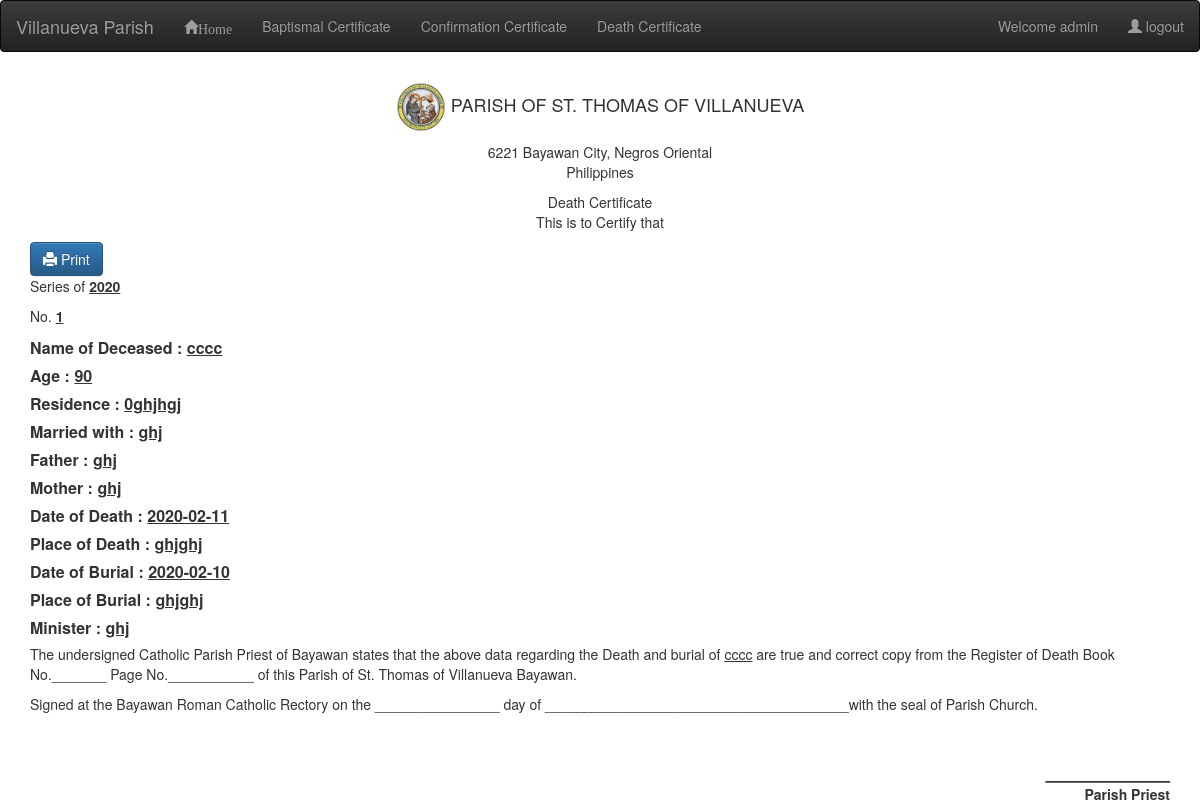
Page /production/view_death.php?id=1 (signed in) on the committed database.
### tables this page shows
CREATE TABLE `death` (
  `id` int(10) NOT NULL,
  `series` varchar(255) NOT NULL,
  `record_no` int(10) NOT NULL,
  `name_of_deceased` varchar(255) NOT NULL,
  `age` varchar(255) NOT NULL,
  `residence` text NOT NULL,
  `married_with` varchar(255) NOT NULL,
  `father` varchar(255) NOT NULL,
  `mother` varchar(255) NOT NULL,
  `date_of_death` date NOT NULL,
  `place_of_death` text NOT NULL,
  `date_of_burial` date NOT NULL,
  `place_of_burial` text NOT NULL,
  `minister` varchar(255) NOT NULL
);

### class/DbFunctions.php (called while the page is built, shortened)
<?php
class DbFunctions{
    private $conn;
    function __construct()
    {
        require_once 'DbConfig.php';
        $database = new DbConfig();
        $this->conn = $database->DB_CONNECT();
    }
    public function get_single_death($id){
        $SQL = "SELECT * FROM death WHERE id = ?";
        $stmt = $this->conn->prepare($SQL);
        $stmt->execute(array($id));
        $pdo = $stmt->fetch();
        return $pdo;
    }
}

### class/DbConfig.php (called while the page is built, shortened)
<?php
class DbConfig{
    function DB_CONNECT(){
        $this->conn = new PDO("mysql:host=localhost;dbname=villanueva_parish","root","");
        return $this->conn;
    }
}

### production/view_death.php (the view, shortened to what this page needs)
<?php
        require_once 'header.php';
    $id = intval($_GET["id"]);
    require_once '../class/DbFunctions.php';
    $database = new DbFunctions();
    $getDCertificate = $database->get_single_death($id);
    $series = $getDCertificate["series"];
    $record_no = $getDCertificate["record_no"];
    $name_of_deceased = $getDCertificate["name_of_deceased"];
    $age = $getDCertificate["age"];
    $residence = $getDCertificate["residence"];
    $married_with = $getDCertificate["married_with"];
    $father = $getDCertificate["father"];
    $mother = $getDCertificate["mother"];
    $date_of_death = $getDCertificate["date_of_death"];
    $place_of_death = $getDCertificate["place_of_death"];
    $date_of_burial = $getDCertificate["date_of_burial"];
    $place_of_burial = $getDCertificate["place_of_burial"];
    $minister = $getDCertificate["minister"];
?>
<html>
    <head>
    </head>
    <div class="container">
        <div align="center">
            <h4>
                <img src="dists/logo.jpg" width="50" height="50">
                PARISH OF ST. THOMAS OF VILLANUEVA
            </h4>
            <P>
                6221 Bayawan City, Negros Oriental <br>Philippines
            </P>
        </div>
        <p align="center">Death Certificate<br>This is to Certify that</p>
        <button id="printPageButton" type="submit" onclick="window.print()" name="submit" class="btn btn-primary"> <i class="glyphicon glyphicon-print"></i> Print</button>
        <p>Series of <b><u><?php echo $series ?></u></b></p>
        <p>No. <b><u><?php echo $record_no ?></u></b></p>
        <table>
            <tr>
                <td><label>Name of Deceased : <u><?php echo $name_of_deceased ?></u></label></td>
            </tr>
            <tr>
                <td><label>Age : <u><?php echo $age ?></u></label></td>
            </tr>
            <tr>
                <td><label>Residence : <u><?php echo $residence ?></u></label></td>
            </tr>
            <tr>
                <td><label>Married with : <u><?php echo $married_with ?></u></label></td>
            </tr>
            <tr>
                <td><label>Father : <u><?php echo $father ?></u></label></td>
            </tr>
            <tr>
                <td><label>Mother : <u><?php echo $mother ?></u></label></td>
            </tr>
            <tr>
                <td><label>Date of Death : <u><?php echo $date_of_death ?></u></label></td>
            </tr>
            <tr>
                <td><label>Place of Death : <u><?php echo $place_of_death ?></u></label></td>
            </tr>
            <tr>
                <td><label>Date of Burial : <u><?php echo $date_of_burial ?></u></label></td>
            </tr>
            <tr>
                <td><label>Place of Burial : <u><?php echo $place_of_burial ?></u></label></td>
            </tr>
            <tr>
                <td><label>Minister : <u><?php echo $minister ?></u></label></td>
            </tr>
        </table>
        <p>
            The undersigned Catholic Parish Priest of Bayawan states that the above data regarding the Death and burial of
            <u><?php echo $name_of_deceased ?></u> are true and correct copy from the Register of Death Book No._______
            Page No.___________ of this Parish of St. Thomas of Villanueva Bayawan.
        </p>
        <p>
           Signed at the Bayawan Roman Catholic Rectory on the ________________ day of _______________________________________with the seal of Parish Church.
        </p>
        <br><br>
        <div align="right">
        &nbsp;&nbsp;&nbsp;&nbsp;&nbsp;&nbsp;&nbsp;&nbsp;&nbsp;<u>________________</u><br>
        <label>Parish Priest</label>
        </div>
    </div>
</html>

### rows in the picture
death: series "2020", record_no "1", name_of_deceased "cccc", age "90", residence "0ghjhgj", married_with "ghj", father "ghj", mother "ghj", date_of_death "2020-02-11", place_of_death "ghjghj", date_of_burial "2020-02-10", place_of_burial "ghjghj", minister "ghj"

### other values in the picture
$_SESSION["email"] "admin"
